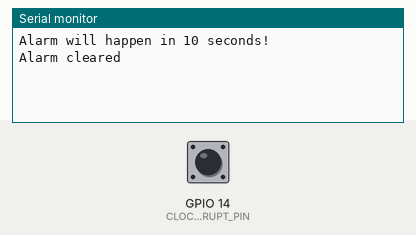
Recording of a sketch running on a simulated ESP32. On the bench: the last lines printed to the serial monitor. The test bench sets the inputs (shaded band); at power-on: GPIO 14 (CLOCK_INTERRUPT_PIN) HIGH. The local clock reads 2024-03-15 10:24:30 at power-on unless the sketch sets it; the sensor or clock chip raises its interrupt line as the real part does.

Above: at 1.2 s.
1.3 s: GPIO 14 (CLOCK_INTERRUPT_PIN) pulled LOW for 0.15 s
At 1.9 s:
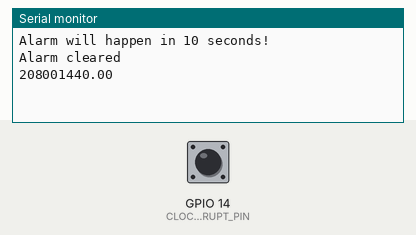
4.4 s: GPIO 14 (CLOCK_INTERRUPT_PIN) pulled LOW for 1 s
At 4.9 s:
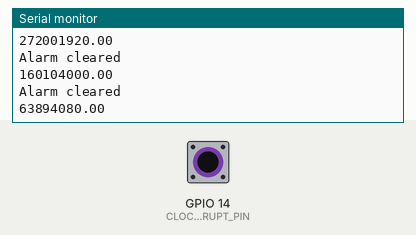
6.9 s: GPIO 14 (CLOCK_INTERRUPT_PIN) pulled LOW for 0.15 s
Timing chart, 0 to 9.9 s (numbered marks = the images above; inputs shaded):
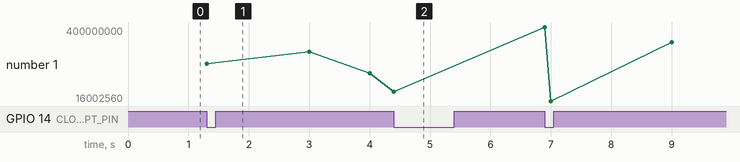

Measured:
- after the input at 1.3 s, the serial monitor: prints a new line at once (image 1)
- after the input at 4.4 s, the serial monitor: prints a new line at once (image 2)
- plotted number 1: 160104000 → 63894080 after the input at 4.4 s

The sketch:

RTC_w_CycleCount_ESP32.ino
```cpp
/* Example implementation of an alarm using DS3231
 *
 * VCC and GND of RTC should be connected to some power source
 * SDA, SCL of RTC should be connected to SDA, SCL of arduino
 * SQW should be connected to CLOCK_INTERRUPT_PIN
 * CLOCK_INTERRUPT_PIN needs to work with interrupts
 */

#include <RTClib.h>
#include <Wire.h>

RTC_DS3231 rtc;


// the pin that is connected to SQW
#define CLOCK_INTERRUPT_PIN 14


double startCounter;
double counter;
double cpu_cycles;

void setup() {
    Serial.begin(115200);

    // initializing the rtc
    if(!rtc.begin()) {
        Serial.println("Couldn't find RTC!");
        Serial.flush();
        abort();
    }

    if(rtc.lostPower()) {
        // this will adjust to the date and time at compilation
        rtc.adjust(DateTime(F(__DATE__), F(__TIME__)));
    }

    //we don't need the 32K Pin, so disable it
    rtc.disable32K();

    // Making it so, that the alarm will trigger an interrupt
    pinMode(CLOCK_INTERRUPT_PIN, INPUT_PULLUP);
    attachInterrupt(digitalPinToInterrupt(CLOCK_INTERRUPT_PIN), onAlarm, FALLING);

    // set alarm 1, 2 flag to false (so alarm 1, 2 didn't happen so far)
    // if not done, this easily leads to problems, as both register aren't reset on reboot/recompile
    rtc.clearAlarm(1);
    rtc.clearAlarm(2);

    // stop oscillating signals at SQW Pin
    // otherwise setAlarm1 will fail
    rtc.writeSqwPinMode(DS3231_OFF);

    // turn off alarm 2 (in case it isn't off already)
    // again, this isn't done at reboot, so a previously set alarm could easily go overlooked
    rtc.disableAlarm(2);

    // schedule an alarm 10 seconds in the future
    if(!rtc.setAlarm1(
            rtc.now(),
            DS3231_A1_PerSecond // this mode triggers the alarm every second. See Doxygen for other options
    )) {
        Serial.println("Error, alarm wasn't set!");
    }else {
        Serial.println("Alarm will happen in 10 seconds!");
    }
}

void loop() {
    // print current time
//    char date[10] = "hh:mm:ss";
//    rtc.now().toString(date);
//    Serial.print(date);
//    // the value at SQW-Pin (because of pullup 1 means no alarm)
//    Serial.print(" SQW: ");
//    Serial.print(digitalRead(CLOCK_INTERRUPT_PIN));
//    // whether a alarm happened happened
//    Serial.print(" Alarm1: ");
//    Serial.println(rtc.alarmFired(1));
//    // Serial.print(" Alarm2: ");
//    // Serial.println(rtc.alarmFired(2));
//    // control register values (see https://datasheets.maximintegrated.com/en/ds/DS3231.pdf page 13)
//    // Serial.print(" Control: 0b");
//    // Serial.println(read_i2c_register(DS3231_ADDRESS, DS3231_CONTROL), BIN);
//
//    // resetting SQW and alarm 1 flag
//    // using setAlarm1, the next alarm could now be configurated
    if(rtc.alarmFired(1)) {
        rtc.clearAlarm(1);
        Serial.println("Alarm cleared");
    }
    delay(1);
}

void onAlarm() {
startCounter = ESP.getCycleCount();
cpu_cycles = (startCounter - counter);
counter = startCounter;
Serial.println(cpu_cycles);
}

/*static uint8_t read_i2c_register(uint8_t addr, uint8_t reg) {
    Wire.beginTransmission(addr);
    Wire.write((byte)reg);
    Wire.endTransmission();

    Wire.requestFrom(addr, (byte)1);
    return Wire.read();
}*/
```
